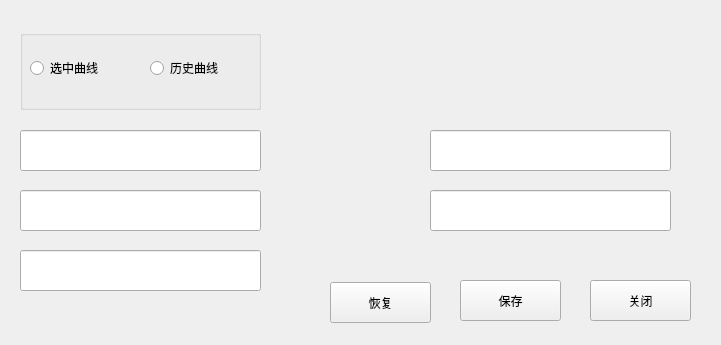
<?xml version="1.0" encoding="UTF-8"?>
<ui version="4.0">
 <class>QCaliResultEditDialog</class>
 <widget class="QWidget" name="QCaliResultEditDialog">
  <property name="geometry">
   <rect>
    <x>0</x>
    <y>0</y>
    <width>721</width>
    <height>345</height>
   </rect>
  </property>
  <property name="windowTitle">
   <string>QCaliResultEditDialog</string>
  </property>
  <widget class="QGroupBox" name="groupBox">
   <property name="geometry">
    <rect>
     <x>20</x>
     <y>30</y>
     <width>241</width>
     <height>80</height>
    </rect>
   </property>
   <property name="title">
    <string/>
   </property>
   <widget class="QRadioButton" name="Select_Button">
    <property name="geometry">
     <rect>
      <x>10</x>
      <y>30</y>
      <width>89</width>
      <height>16</height>
     </rect>
    </property>
    <property name="text">
     <string>选中曲线</string>
    </property>
   </widget>
   <widget class="QRadioButton" name="His_Button">
    <property name="geometry">
     <rect>
      <x>130</x>
      <y>30</y>
      <width>89</width>
      <height>16</height>
     </rect>
    </property>
    <property name="text">
     <string>历史曲线</string>
    </property>
   </widget>
  </widget>
  <widget class="QLineEdit" name="Project_Edit">
   <property name="geometry">
    <rect>
     <x>20</x>
     <y>130</y>
     <width>241</width>
     <height>41</height>
    </rect>
   </property>
  </widget>
  <widget class="QLineEdit" name="K_Edit">
   <property name="geometry">
    <rect>
     <x>20</x>
     <y>190</y>
     <width>241</width>
     <height>41</height>
    </rect>
   </property>
  </widget>
  <widget class="QLineEdit" name="Function_Edit">
   <property name="geometry">
    <rect>
     <x>20</x>
     <y>250</y>
     <width>241</width>
     <height>41</height>
    </rect>
   </property>
  </widget>
  <widget class="QLineEdit" name="Methord_Edit">
   <property name="geometry">
    <rect>
     <x>430</x>
     <y>130</y>
     <width>241</width>
     <height>41</height>
    </rect>
   </property>
  </widget>
  <widget class="QLineEdit" name="R0_Edit">
   <property name="geometry">
    <rect>
     <x>430</x>
     <y>190</y>
     <width>241</width>
     <height>41</height>
    </rect>
   </property>
  </widget>
  <widget class="QPushButton" name="Reset_Button">
   <property name="geometry">
    <rect>
     <x>330</x>
     <y>282</y>
     <width>101</width>
     <height>41</height>
    </rect>
   </property>
   <property name="text">
    <string>恢复</string>
   </property>
  </widget>
  <widget class="QPushButton" name="Save_Button">
   <property name="geometry">
    <rect>
     <x>460</x>
     <y>280</y>
     <width>101</width>
     <height>41</height>
    </rect>
   </property>
   <property name="text">
    <string>保存</string>
   </property>
  </widget>
  <widget class="QPushButton" name="Close_Button">
   <property name="geometry">
    <rect>
     <x>590</x>
     <y>280</y>
     <width>101</width>
     <height>41</height>
    </rect>
   </property>
   <property name="text">
    <string>关闭</string>
   </property>
  </widget>
 </widget>
 <layoutdefault spacing="6" margin="11"/>
 <resources/>
 <connections/>
</ui>
